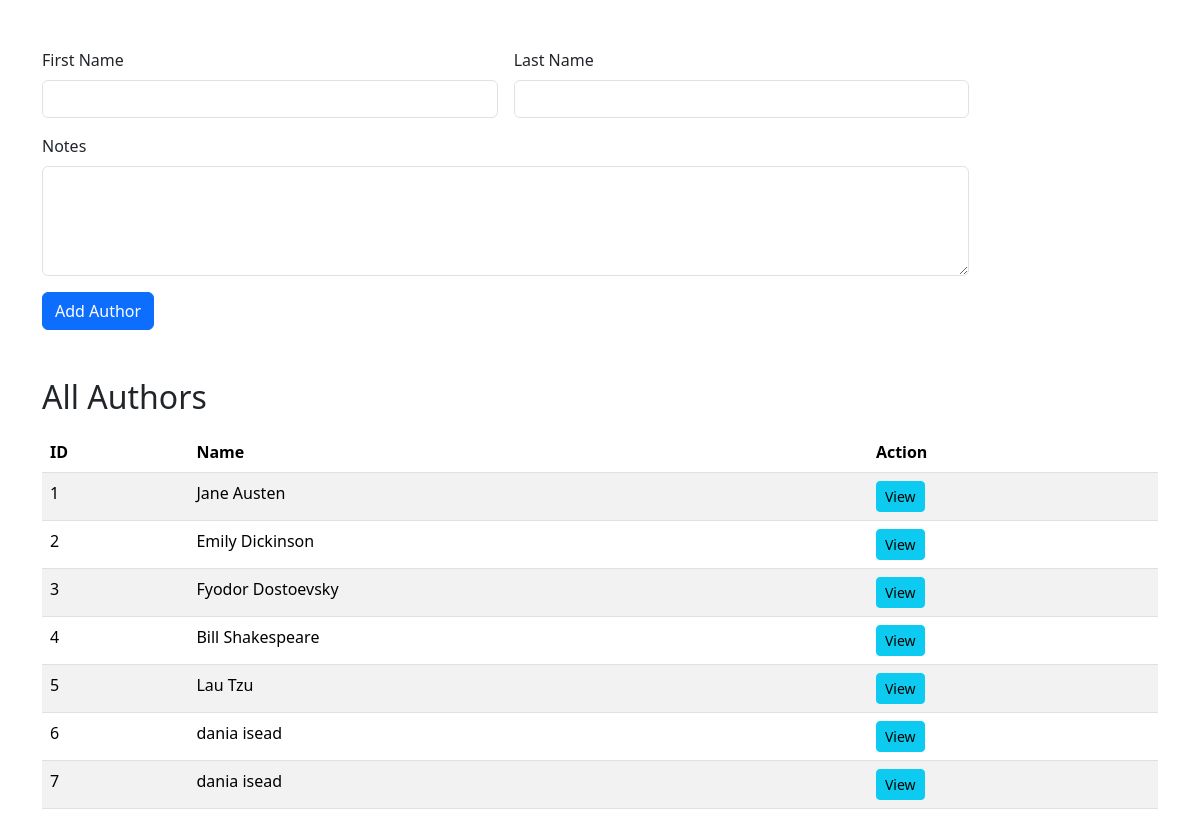
/add_author/, run on the app's committed database.
### Author_book_app/models.py (models this page shows, shortened)
class Author(models.Model):
    first_name = models.CharField(max_length=255, null=True)
    last_name = models.CharField(max_length=255, null=True)
    book_author = models.ManyToManyField(Book, related_name="authors")
    notes = models.TextField(null=True)
    created_at = models.DateTimeField(auto_now_add=True)
    updated_at = models.DateTimeField(auto_now=True)

### Author_book_app/views.py (the view)
# urls.py: path('add_author/', views.add_author,name='add_author'),
def add_author(request):
    if request.method == 'POST':
        first_name =request.POST['first_name']
        last_name =request.POST['last_name']
        notes =request.POST['notes']
        author=Author.objects.create(first_name=first_name,last_name=last_name,notes=notes)
        return redirect('/add_author/')
    context={
        "all_authors":Author.objects.all()
        }
    return render(request,'author.html',context)

### Author_book_app/templates/author.html (shortened to what this page needs)
<!DOCTYPE html>
<html lang="en">
<head>
    <link href="https://cdn.jsdelivr.net/npm/bootstrap@5.3.3/dist/css/bootstrap.min.css" rel="stylesheet">
</head>
<body class="container mt-5">
    <form action="/add_author/" method="POST" class="row g-3">
        <div class="col-md-5">
            <label for="first_name" class="form-label">First Name</label>
            <input type="text" class="form-control" name="first_name" id="first_name" required>
        </div>
        <div class="col-md-5">
            <label for="last_name" class="form-label">Last Name</label>
            <input type="text" class="form-control" name="last_name" id="last_name" required>
        </div>
        <div class="col-md-10">
            <label for="notes" class="form-label">Notes</label>
            <textarea name="notes" id="notes" class="form-control" rows="4"></textarea>
        </div>
        <div class="col-12">
            <button type="submit" class="btn btn-primary">Add Author</button>
        </div>
    </form>
    <div class="table-section mt-5">
        <h2>All Authors</h2>
        <table class="table table-striped table-hover mt-3">
            <thead>
                <tr>
                    <th>ID</th>
                    <th>Name</th>
                    <th>Action</th>
                </tr>
            </thead>
            <tbody>
                {% for author in all_authors %}
                <tr>
                    <td>{{ author.id }}</td>
                    <td>{{ author.first_name }} {{ author.last_name }}</td>
                    <td>
                        <a href="/authors/{{ author.id }}/" class="btn btn-sm btn-info">View</a>
                    </td>
                </tr>
                {% empty %}
                <tr>
                    <td colspan="3" class="text-center">No authors added yet.</td>
                </tr>
                {% endfor %}
            </tbody>
        </table>
    </div>
</body>
</html>

### data on the page
Author: id "1", first_name "Jane", last_name "Austen"
Author: id "2", first_name "Emily", last_name "Dickinson"
Author: id "3", first_name "Fyodor", last_name "Dostoevsky"
Author: id "4", first_name "Bill", last_name "Shakespeare"
Author: id "5", first_name "Lau", last_name "Tzu"
Author: id "6", first_name "dania", last_name "isead"
Author: id "7", first_name "dania", last_name "isead"
